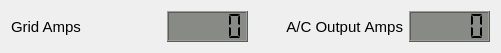
   <widget class="QWidget" name="layoutWidget">
    <property name="geometry">
     <rect>
      <x>11</x>
      <y>627</y>
      <width>501</width>
      <height>33</height>
     </rect>
    </property>
    <layout class="QHBoxLayout" name="horizontalLayout_4">
     <item>
      <widget class="QLabel" name="Grid_Amps_label">
       <property name="font">
        <font>
         <pointsize>11</pointsize>
        </font>
       </property>
       <property name="text">
        <string>Grid Amps</string>
       </property>
      </widget>
     </item>
     <item>
      <widget class="QLCDNumber" name="Grid_Amps_LCD">
       <property name="minimumSize">
        <size>
         <width>81</width>
         <height>31</height>
        </size>
       </property>
       <property name="maximumSize">
        <size>
         <width>81</width>
         <height>31</height>
        </size>
       </property>
       <property name="font">
        <font>
         <pointsize>11</pointsize>
         <weight>50</weight>
         <bold>false</bold>
        </font>
       </property>
       <property name="styleSheet">
        <string notr="true">QLCDNumber{
background-color: rgb(136, 138, 133);
}</string>
       </property>
       <property name="digitCount">
        <number>5</number>
       </property>
       <property name="segmentStyle">
        <enum>QLCDNumber::Flat</enum>
       </property>
       <property name="value" stdset="0">
        <double>0.000000000000000</double>
       </property>
      </widget>
     </item>
     <item>
      <widget class="QLabel" name="AC_Out_Amps_label">
       <property name="enabled">
        <bool>true</bool>
       </property>
       <property name="font">
        <font>
         <pointsize>11</pointsize>
         <kerning>false</kerning>
        </font>
       </property>
       <property name="text">
        <string>A/C Output Amps</string>
       </property>
       <property name="alignment">
        <set>Qt::AlignRight|Qt::AlignTrailing|Qt::AlignVCenter</set>
       </property>
      </widget>
     </item>
     <item>
      <widget class="QLCDNumber" name="AC_Out_Amps_LCD">
       <property name="minimumSize">
        <size>
         <width>81</width>
         <height>31</height>
        </size>
       </property>
       <property name="maximumSize">
        <size>
         <width>81</width>
         <height>31</height>
        </size>
       </property>
       <property name="font">
        <font>
         <pointsize>11</pointsize>
         <weight>50</weight>
         <bold>false</bold>
        </font>
       </property>
       <property name="styleSheet">
        <string notr="true">QLCDNumber{
background-color: rgb(136, 138, 133);
}</string>
       </property>
       <property name="digitCount">
        <number>5</number>
       </property>
       <property name="segmentStyle">
        <enum>QLCDNumber::Flat</enum>
       </property>
       <property name="value" stdset="0">
        <double>0.000000000000000</double>
       </property>
      </widget>
     </item>
    </layout>
   </widget>
